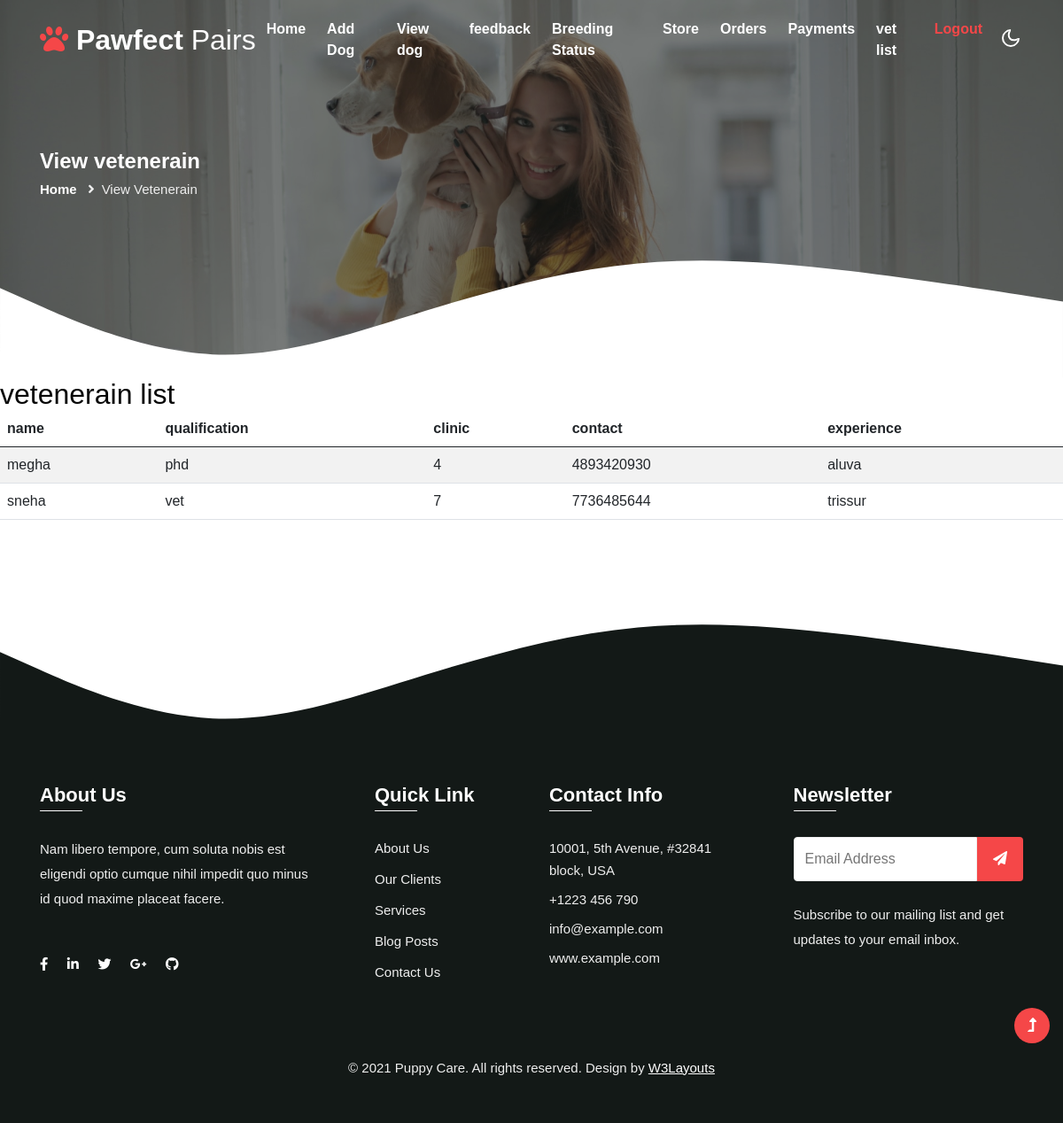
/vetlist, run on the app's committed database.
### breederapp/models.py (models this page shows)
class Veterinarian(models.Model):
    name=models.CharField(max_length=20)
    qualification=models.CharField(max_length=20)
    exp=models.IntegerField()
    contact=models.CharField(max_length=40)
    clinic=models.CharField(max_length=40)

### breederapp/views.py (the view)
# urls.py: path('vetlist',views.vetlist),
def vetlist(request):
    v=Veterinarian.objects.all()
    return render(request,"customer/vetlist.html",{'vet':v})

### templates/customer/vetlist.html
{% extends 'common/customercommon.html' %}
{% load static %}
{% block header %}
<section class="inner-banner py-5">
    <div class="w3l-breadcrumb py-lg-5">
        <div class="container pt-4 pb-sm-4">
            <h4 class="inner-text-title font-weight-bold pt-sm-5 pt-4">View vetenerain</h4>
            <ul class="breadcrumbs-custom-path">
                <li><a href="../customerhome">Home</a></li>
                <li class="active"><i class="fas fa-angle-right mx-2"></i>View vetenerain</li>
            </ul>
        </div>
    </div>
    <div class="shape">
        <svg xmlns="{% static 'http://www.w3.org/2000/svg' %}" viewBox="0 0 1440 280">
            <path fill-opacity="1">
                <animate attributeName="d" dur="20000ms" repeatCount="indefinite"
                    values="M0,160L48,181.3C96,203,192,245,288,261.3C384,277,480,267,576,234.7C672,203,768,149,864,117.3C960,85,1056,75,1152,90.7C1248,107,1344,149,1392,170.7L1440,192L1440,320L1392,320C1344,320,1248,320,1152,320C1056,320,960,320,864,320C768,320,672,320,576,320C480,320,384,320,288,320C192,320,96,320,48,320L0,320Z; M0,160L48,181.3C96,203,192,245,288,234.7C384,224,480,160,576,133.3C672,107,768,117,864,138.7C960,160,1056,192,1152,197.3C1248,203,1344,181,1392,170.7L1440,160L1440,320L1392,320C1344,320,1248,320,1152,320C1056,320,960,320,864,320C768,320,672,320,576,320C480,320,384,320,288,320C192,320,96,320,48,320L0,320Z;												 M0,64L48,74.7C96,85,192,107,288,133.3C384,160,480,192,576,170.7C672,149,768,75,864,80C960,85,1056,171,1152,181.3C1248,192,1344,128,1392,96L1440,64L1440,320L1392,320C1344,320,1248,320,1152,320C1056,320,960,320,864,320C768,320,672,320,576,320C480,320,384,320,288,320C192,320,96,320,48,320L0,320Z;
                                             M0,160L48,181.3C96,203,192,245,288,261.3C384,277,480,267,576,234.7C672,203,768,149,864,117.3C960,85,1056,75,1152,90.7C1248,107,1344,149,1392,170.7L1440,192L1440,320L1392,320C1344,320,1248,320,1152,320C1056,320,960,320,864,320C768,320,672,320,576,320C480,320,384,320,288,320C192,320,96,320,48,320L0,320Z;" />
            </path>
        </svg>
    </div>
</section>
<h2>vetenerain list</h2>
<table class="table table-striped">
  <thead>
    <tr>
      <th scope="col">name </th>
      <th scope="col">qualification</th>
      <th scope="col">clinic</th>
      <th scope="col">contact</th>
      <th scope="col">experience</th>
    </tr>
  </thead>
  <tbody>
      {% for vet in vet %}
      <tr>
      <td>{{vet.name}}</td>
      <td>{{vet.qualification}}</td>
      <td>{{vet.exp}}</td>
      <td>{{vet.contact}}</td>
      <td>{{vet.clinic}}</td>
    </tr>
    {% endfor %}
  </tbody>
</table>
{% endblock %}

### data on the page
Veterinarian: name "megha", qualification "phd", exp "4", contact "4893420930", clinic "aluva"
Veterinarian: name "sneha", qualification "vet", exp "7", contact "7736485644", clinic "trissur"
